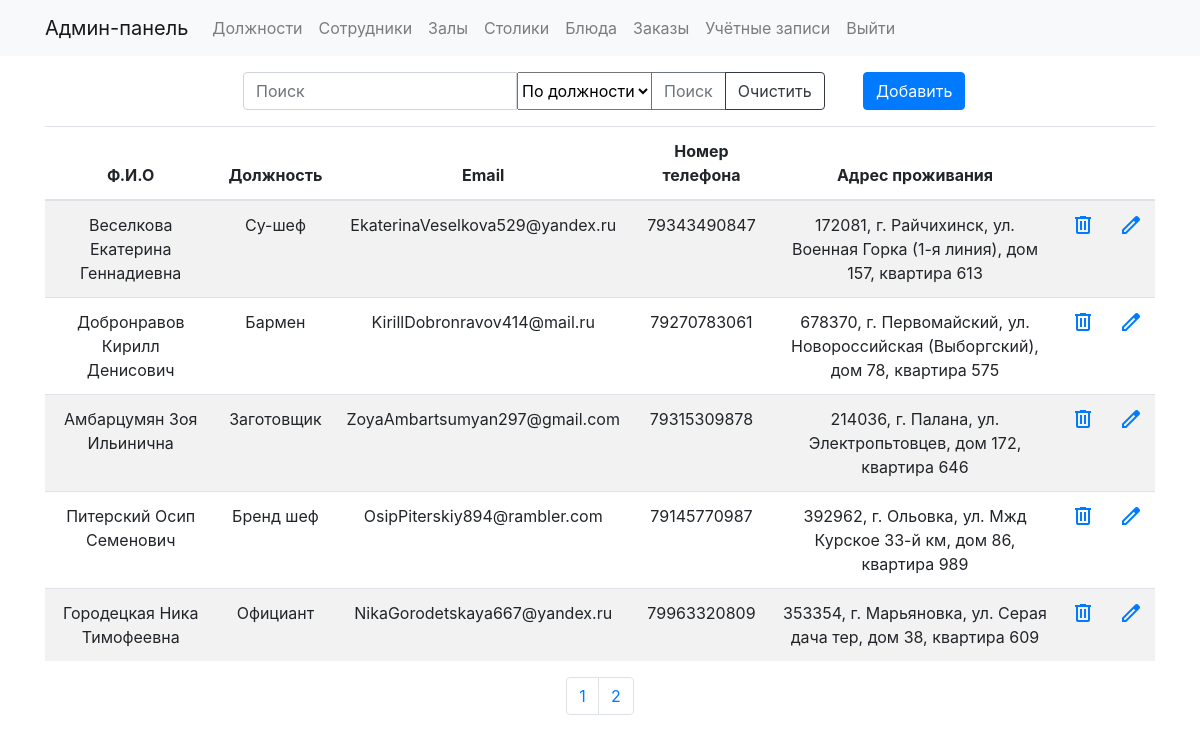
The page /employee.php (signed in) on the database its author committed.
### tables this page shows
CREATE TABLE `Employee` (
  `id` int NOT NULL,
  `fullname` varchar(255) DEFAULT NULL,
  `pos_id` int DEFAULT NULL,
  `email` varchar(255) DEFAULT NULL,
  `phone` varchar(255) DEFAULT NULL,
  `address` varchar(255) DEFAULT NULL
);

CREATE TABLE `Positions` (
  `id` int NOT NULL,
  `name` varchar(255) DEFAULT NULL,
  `salary` int DEFAULT NULL
);

### scripts/employee/employee_info.php (the view, shortened to what this page needs)
<?php
$search = isset($_POST['search']) ? trim($_POST['search']) : '';
if (isset($_GET['page'])) {
    $page = $_GET['page'];
} else {
    $page = 1;
}
$count = 5;
$art = ($page * $count) - $count;
$res_count = mysqli_query($link, "SELECT COUNT(*) from Employee");
$row = mysqli_fetch_row($res_count);
$total = $row[0];
$str_pag = ceil($total / $count);
$sql_employee = "SELECT Employee.id, Employee.fullname, Positions.name, Employee.email, Employee.phone, Employee.address
    FROM Employee
    INNER JOIN Positions
    ON Positions.id = Employee.pos_id";
$sql_employee .= " LIMIT $art,$count";
$result_employee = mysqli_query($link, $sql_employee);
if ($result_employee) {
    if (mysqli_num_rows($result_employee) > 0) {
        echo ' <table class="table table-striped text-center">'
            . '<thead>'
            . ' <tr> '
            . '<th scope="col">Ф.И.О</th> '
            . ' <th scope="col">Должность</th>'
            . '<th scope="col">Email</th>'
            . ' <th scope="col">Номер телефона</th>'
            . ' <th scope="col">Адрес проживания</th>'
            . ' <th scope="col" colspan="2"></th>'
            . '</tr> '
            . '  </thead> '
            . '  <tbody> ';
        while ($row = mysqli_fetch_array($result_employee)) {
            echo '<tr>' .
                "<td> {$row['fullname']} </td>" .
                "<td> {$row['name']} </td>" .
                "<td> {$row['email']} </td>" .
                "<td> {$row['phone']} </td>" .
                "<td> {$row['address']} </td>" .
                '<td><a href="scripts/employee/employee_delete.php?emp_id=' . $row['id'] . ' "><span class="material-symbols-outlined">
                delete
                </span></a></td>' .
                '<td><a href="forms/employee_form.php?emp_id=' . $row['id'] . ' "><span class="material-symbols-outlined">
                edit
                </span></a></td>' .
                '</tr>';
        }
        echo '</tbody>';
        echo '</table>';
        if (empty($search)) {
            echo '<div class="d-flex justify-content-center">';
            echo '<ul class="pagination">';
            for ($i = 1; $i <= $str_pag; $i++) {
                echo '<li class="page-item"><a class="page-link" href="employee.php?page=' . $i . '">' . $i . '</a></li>';
            }
            echo '</ul>';
            echo '</div>';
        }
    } else {
        echo "Нет данных для отображения.";
    }
} else {
    echo "Произошла ошибка: " . mysqli_error($link);
}
?>

### res/styles/styles.css (style rules this page uses)
* { padding: 0px; margin: 0px; }

### rows shown on the page
employee: fullname "Веселкова Екатерина Геннадиевна", pos.name "Су-шеф", email "EkaterinaVeselkova529@yandex.ru", phone "79343490847", address "172081, г. Райчихинск, ул. Военная Горка (1-я линия), дом 157, квартира 613"
employee: fullname "Добронравов Кирилл Денисович", pos.name "Бармен", email "KirillDobronravov414@mail.ru", phone "79270783061", address "678370, г. Первомайский, ул. Новороссийская (Выборгский), дом 78, квартира 575"
employee: fullname "Амбарцумян Зоя Ильинична", pos.name "Заготовщик", email "ZoyaAmbartsumyan297@gmail.com", phone "79315309878", address "214036, г. Палана, ул. Электропьтовцев, дом 172, квартира 646"
employee: fullname "Питерский Осип Семенович", pos.name "Бренд шеф", email "OsipPiterskiy894@rambler.com", phone "79145770987", address "392962, г. Ольовка, ул. Мжд Курское 33-й км, дом 86, квартира 989"
employee: fullname "Городецкая Ника Тимофеевна", pos.name "Официант", email "NikaGorodetskaya667@yandex.ru", phone "79963320809", address "353354, г. Марьяновка, ул. Серая дача тер, дом 38, квартира 609"

### other values the page prints
$label "Должности"
$label "Сотрудники"
$label "Залы"
$label "Cтолики"
$label "Блюда"
$label "Заказы"
$label "Учётные записи"
$label "Выйти"
